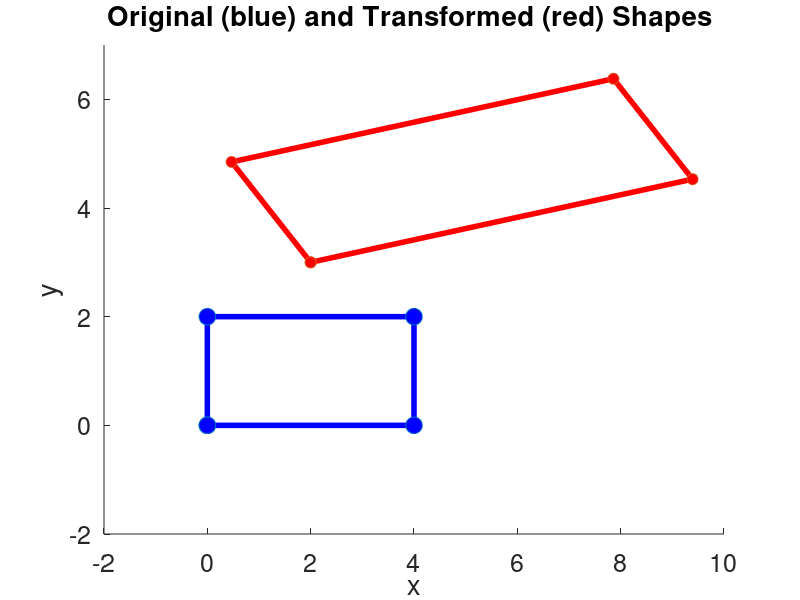

Write the MATLAB code that produced this figure. (Note: this script raises an error after producing the figure.)
%% Homogeneous coordinates 
% 
% 
% Linear geometric transformations can be written as concise equations using 
% matrix multiplication. For instance, let the following transformation maps a 
% vector ${\bf x}$ onto a vector ${\bf x}^\prime$: 
% 
% $${\bf x}^\prime = SR\,{\bf x},$$
% 
% where $S$ is a scaling matrix and $R$ is a rotation matrix. $S$ and $R$ are 
% linear transformations, and so is the composition $SR$. 
% 
% This compact form of the transformation matrix simplifies both its computation 
% and notation. For example, we can change the order in which the transformations 
% are applied by simply changing the order of multiplication, i.e.:  
% 
% $${\bf x}^{\prime\prime} = RS\,{\bf x},$$
% 
% or we can calculate the inverse transformation directly, i.e., the inverse 
% of ${\bf x}^\prime = SR\,{\bf x}$ can be written as: 
% 
% ${\bf x} = (SR)^{-1}\,{\bf x}^\prime = (R^{-1}S^{-1})\,{\bf x}^\prime$.
% 
% However, this compact notation breaks if the transformation includes a translation 
% (i.e., for affine transformations). An affine transformation includes a linear 
% component and a translation component and is written as follows:
% 
% ${\bf x}^\prime = A{\bf x} + {\bf t} $.  
% 
% In 2-D, the matrix form of the affine transformation can be written explicitly 
% as: 
% 
% $$\left[\begin{array}{c}		x^\prime \\		y^\prime\end{array}\right] = \left[\begin{array}{c}		
% a_1 & a_2 \\		a_3 & a_4\end{array}\right]\left[\begin{array}{c}    x \\        
% y\end{array}\right]+\left[\begin{array}{c}    t_x \\        t_y\end{array}\right]$$
% 
% Now, the transformation notation combines a multiplication followed by a addition. 
% It can no longer be represented by a single matrix or by multiplications only 
% (i.e., we have to mix multiplication and addition).  
%% Example:

% Scaling
S = [ 2 0;
      0 1 ]

% Rotation
theta = pi/8; 
R = [ cos(theta) -sin(theta);
      sin(theta)  cos(theta) ];

% Translation part of the affine transformation
t = [ 2; 
      3]
%% The shape to be transformed
% The rectangle given by four vertices

px = [0 4 4 0];   % x-coords
py = [0 0 2 2];   % y-coords  
disp('Input shape')
X  = [px;py]        % Matrix containing the 2-D points.
%% Apply transformation to shape
% The transformation that we will apply to the rectangle is a Rotation followed 
% by a Scaling and then a Translation, i.e.: 
% 
% ${\bf x}^\prime = (SR)\,{\bf x} + {\bf t}$.

disp('Transformed shape')
X_p = (S * R) * X + t 
%% Display shapes

figure;
hold on;
axis([ -2 10 -2 7 ] );
% Repeating the first vertex to close polygon lines
plot([X(1,:) X(1,1)], [X(2,:) X(2,1)], 'b-', 'linewidth',4);
plot([X(1,:) X(1,1)], [X(2,:) X(2,1)], 'o', 'MarkerSize', 12, 'MarkerFaceColor','b')
xlabel('x','FontSize',30);
ylabel('y','FontSize',30);
set(gca, 'fontsize',18);
set(gcf, 'color', 'w' );
title('Original (blue) and Transformed (red) Shapes ');
% Show the transformed points
plt = plot([X_p(1,:), X_p(1,1)], [X_p(2,:), X_p(2,1)], 'r-', 'linewidth',4);
plot([X_p(1,:), X_p(1,1)], [X_p(2,:), X_p(2,1)], 'o', 'MarkerSize', 8, 'MarkerFaceColor','r');
% Plot transformed shape transparent
plt.Color(4) = 0.5;
grid on;
%% 
% To see how the inclusion of the translation further complicates the matrix 
% notation, let us calculate the inverse of the affine transformation in the previous 
% equation. The inverse is given by:  
% 
% ${\bf x} = (SR)^{-1}\left({\bf x}^\prime - {\bf t}\right) = R^{-1}S^{-1}\left({\bf 
% x}^\prime - {\bf t}\right) = R^{-1}S^{-1}{\bf x}^\prime - R^{-1}S^{-1}{\bf t} 
% $.
% 
% We can use this equation to go from the red shape back to the blue shape. 
%% Example using the inverse affine transformation
% In this example, we do exactly that but we will plot the transformed shape 
% in green color. 

% Input shape is the transformed shape from the previous example
disp('Input shape')
X_p

figure
axis([ -2 10 -2 7 ] );
hold on;
% Show the transformed points
plt = plot([X_p(1,:), X_p(1,1)], [X_p(2,:), X_p(2,1)], 'r-', 'linewidth',4);
plot([X_p(1,:), X_p(1,1)], [X_p(2,:), X_p(2,1)], 'o', 'MarkerSize', 8, 'MarkerFaceColor','r');
% Plot transformed shape transparent
%plt.Color(4) = 0.5;
grid on;
%%
disp('This is the shape resulting from the inverse affine transformation')
% Calculate the shape produced by the inverse affine 
Xi = inv(R) * inv(S) * X_p - inv(R) * inv(S) * t 

hold on;
% Show the transformed points
plot([Xi(1,:), Xi(1,1)], [Xi(2,:), Xi(2,1)], 'g-', 'linewidth',4);
plot([Xi(1,:), Xi(1,1)], [Xi(2,:), Xi(2,1)], 'o', 'MarkerSize', 8, 'MarkerFaceColor','g');
% Plot transformed shape transparent
grid on;
%% Homogeneous coordinates
% We can make the matrix notation of affine transformations more concise by 
% using *Homogeneous coordinates* instead of Cartesian coordinates. This is done 
% by augmenting the Cartesian coordinates with an extra non-zero coordinate value, 
% which is usually chosen to be 1.
% 
% To convert the original points from Cartesian to Homogeneous coordinates, 
% we simply add the original vector by adding 1 as an extra coordinate (i.e., 
% dimension), i.e.: 
% 
% $$\left[\begin{array}{c}		x \\		y \end{array}\right] \rightarrow\lambda\left[\begin{array}{c}		
% x \\		y \\                1\end{array}\right]$$
% 
% This is still a 2-D point but it is now represented by 3 instead of 2 coordinates. 
% Here, all we are doing to convert from Cartesian coordinates to homogeneous 
% coordinates is to augment the original vector by adding $\lambda\neq0$ as an 
% extra coordinate. 
% 
% To convert homogenous coordinates back to Cartesian, we need only to divide 
% the homogeneous coordinates as follows: 
% 
% $$\lambda\left[\begin{array}{c}		x \\		y \\                1\end{array}\right]\rightarrow\left[\begin{array}{c}		
% x / \lambda\\		y / \lambda\end{array}\right] $$
% 
% The simplest and most common choice is to set $\lambda=1$, i.e.: 
% 
% $\left[\begin{array}{c}		x \\		y \end{array}\right] \rightarrow\left[\begin{array}{c}		
% x \\		y \\                1\end{array}\right]$.
% 
% Because, we augmented the vectors, we must also augment the transformation 
% matrices. 
%% The affine transformation in homogeneous coordinates
% Let us now repeat our previous examples of affine transformations  but this 
% time using homogeneous coordinates instead of Cartesian. The 2-D affine transformation 
% in homogeneous coordinates is given by: 
% 
% $\left[\begin{array}{c}		x^\prime \\		y^\prime \\                 1\end{array}\right] 
% = \left[\begin{array}{c}		a_1 & a_2  & t_x\\		a_3 & a_4  & t_y\\                  
% 0  &   0    &   1\end{array}\right]\left[\begin{array}{c}    x \\        y \\    
% 1\end{array}\right]$.
% 
% This single matrix in homogeneous coordinates incorporate both the linear 
% part of the affine and its translation. In homogeneous coordinates the scaling 
% matrix is: 
% 
% $S_h = \left[\begin{array}{c}		s_x & 0  &     0\\		0 & s_y  &  0\\                  
% 0  &   0    &   1\end{array}\right]$,
% 
% and the rotation is given by: 
% 
% $R_h= \left[\begin{array}{c}		\cos\theta & -\sin\theta & 0 \\		\sin\theta 
% & \cos\theta & 0 \\		0 & 0 & 1 \end{array}\right]$.
% 
% Most importantly, we can now also represent the translation as a matrix, which 
% is something that we could not do in Cartesian coordinates. The 2-D *translation 
% matrix* is given by: 
% 
% $T_h = \left[\begin{array}{c}		1 & 0 & t_x \\		0 & 1 & t_y \\		0 & 0 & 1 \end{array}\right]$.
% 
% In homogeneous coordinates, we can represent compositions and inverses of 
% transformations concisely. For example, the transformation: 
% 
% $	{\bf x}^\prime = SR\,{\bf x} + {\bf t}$,
% 
% can be written in homogeneous coordinates as:
% 
% $	\tilde{\bf x}^\prime = T_hS_hR_h\,\tilde{\bf x}$.
% 
% Its inverse would be simply: 
% 
% $	\tilde{\bf x} = \left(T_h\,S_h\,R_h\right)^{-1}\,\tilde{\bf x}^\prime = 
% R_h^{-1}\,S_h^{-1}\,T_h^{-1}\,\tilde{\bf x}^\prime $.
% 
% In these equations, the subscript $h$ is being used to indicate the homogeneous 
% version of the transformation. However, we do not usually explicitly differentiate 
% the transformations.  
%% Example:

% Scaling
Sh = [ 2 0 0 ;
      0 1 0 ;
      0 0 1 ]

% Rotation
theta = pi/8; 
Rh = [ cos(theta) -sin(theta) 0;
      sin(theta)  cos(theta) 0;
            0         0      1 ]

% Translation part of the affine transformation
Th = [ 1 0 2; 
      0 1 3;
      0 0 1]
%% The shape to be transformed
% Rectangle given by four vertices

px = [0 4 4 0];   % x-coords
py = [0 0 2 2];   % y-coords  
disp('Input shape')
X = [px;py]   
Xh  = [px;py;ones(1,size(px,2))]        % Matrix containing the 2-D points.
%%
% Transform the shape
disp('Transformed shape')
X_p = (Th * Sh * Rh) * Xh 
%%
% Convert from homogeneous to cartesian coordinates
Xc = [ X_p(1,:) ./ X_p(3,:); X_p(2,:) ./ X_p(3,:)]
%% Display shapes

figure;
hold on;
axis([ -2 10 -2 7 ] );
% Repeating the first vertex to close polygon lines
plot([X(1,:) X(1,1)], [X(2,:) X(2,1)], 'b-', 'linewidth',4);
plot([X(1,:) X(1,1)], [X(2,:) X(2,1)], 'o', 'MarkerSize', 12, 'MarkerFaceColor','b')
xlabel('x','FontSize',30);
ylabel('y','FontSize',30);
set(gca, 'fontsize',18);
set(gcf, 'color', 'w' );
title('Original (blue) and Transformed (red) Shapes ');
% Show the transformed points
plt = plot([Xc(1,:), Xc(1,1)], [Xc(2,:), Xc(2,1)], 'r-', 'linewidth',4);
plot([Xc(1,:), Xc(1,1)], [Xc(2,:), Xc(2,1)], 'o', 'MarkerSize', 8, 'MarkerFaceColor','r');
% Plot transformed shape transparent
plt.Color(4) = 0.5;
grid on;
%% Example using the inverse affine transformation
% The transformed shape is plotted in green color. 

% Input shape is the transformed shape from the previous example
disp('Input shape')
X_p

figure
axis([ -2 10 -2 7 ] );
hold on;
% Show the transformed points
plt = plot([X_p(1,:), X_p(1,1)], [X_p(2,:), X_p(2,1)], 'r-', 'linewidth',4);
plot([X_p(1,:), X_p(1,1)], [X_p(2,:), X_p(2,1)], 'o', 'MarkerSize', 8, 'MarkerFaceColor','r');
% Plot transformed shape transparent
%plt.Color(4) = 0.5;
grid on;
%% 
% Recall that the inverse of the transformation is:
% 
% $	\tilde{\bf x} = \left(T_h\,S_h\,R_h\right)^{-1}\,\tilde{\bf x}^\prime = 
% R_h^{-1}\,S_h^{-1}\,T_h^{-1}\,\tilde{\bf x}^\prime $.

disp('This is the shape resulting from the inverse affine transformation')
% Calculate the shape produced by the inverse affine 
Xi = inv(Rh) * inv(Sh) * inv(Th) * X_p 

% Convert from homogeneous to cartesian coordinates
Xc = [ Xi(1,:) ./ Xi(3,:); Xi(2,:) ./ Xi(3,:)]

%%

hold on;
% Show the transformed points
plot([Xc(1,:), Xc(1,1)], [Xc(2,:), Xc(2,1)], 'g-', 'linewidth',4);
plot([Xc(1,:), Xc(1,1)], [Xc(2,:), Xc(2,1)], 'o', 'MarkerSize', 8, 'MarkerFaceColor','g');
% Plot transformed shape transparent
grid on;